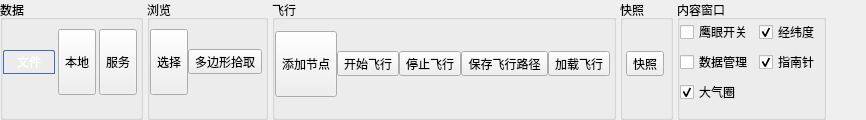
        <widget class="QWidget" name="mainpage">
         <attribute name="title">
          <string>主页</string>
         </attribute>
         <layout class="QHBoxLayout" name="horizontalLayout_3">
          <property name="spacing">
           <number>4</number>
          </property>
          <property name="leftMargin">
           <number>0</number>
          </property>
          <property name="topMargin">
           <number>0</number>
          </property>
          <property name="rightMargin">
           <number>0</number>
          </property>
          <property name="bottomMargin">
           <number>0</number>
          </property>
          <item>
           <widget class="QGroupBox" name="groupBox">
            <property name="sizePolicy">
             <sizepolicy hsizetype="Fixed" vsizetype="Preferred">
              <horstretch>0</horstretch>
              <verstretch>0</verstretch>
             </sizepolicy>
            </property>
            <property name="title">
             <string>数据</string>
            </property>
            <layout class="QHBoxLayout" name="horizontalLayout_5">
             <property name="spacing">
              <number>3</number>
             </property>
             <property name="leftMargin">
              <number>0</number>
             </property>
             <property name="topMargin">
              <number>0</number>
             </property>
             <property name="rightMargin">
              <number>3</number>
             </property>
             <property name="bottomMargin">
              <number>13</number>
             </property>
             <item>
              <widget class="QPushButton" name="menuFilePushButton">
               <property name="styleSheet">
                <string notr="true">#menuFilePushButton{
	min-width:50px;
	max-width:50px;
	min-height:22px;
	max-height:22px;
}
#menuFilePushButton{
	color:white;
	border: 1px solid #416ABD;
    border-top-left-radius: 2px;
    border-top-right-radius: 2px;
	background-color: qlineargradient(spread:pad, x1:0, y1:0, x2:0, y2:1, 
		stop:0 #467FBD, stop:0.5 #2A5FAC,stop:0.51 #1A4088, stop:1 #419ACF);
}
#menuFilePushButton::hover{
	background-color: qlineargradient(spread:pad, x1:0, y1:0, x2:0, y2:1, 
		stop:0 #7BB2EB, stop:0.5 #477ECD,stop:0.51 #114ECF, stop:1 #80E1FF);
}
#menuFilePushButton::pressed{
	background-color: qlineargradient(spread:pad, x1:0, y1:0, x2:0, y2:1, 
		stop:0 #467BBB, stop:0.5 #2F63AE,stop:0.51 #1C438A, stop:1 #358BC9);
}</string>
               </property>
               <property name="text">
                <string>文件</string>
               </property>
              </widget>
             </item>
             <item>
              <widget class="QToolButton" name="loadLocalDataToolButton">
               <property name="minimumSize">
                <size>
                 <width>32</width>
                 <height>66</height>
                </size>
               </property>
               <property name="styleSheet">
                <string notr="true"/>
               </property>
               <property name="text">
                <string>本地</string>
               </property>
               <property name="icon">
                <iconset>
                 <normalon>:/QMainWindow/Resources/icon/localData.png</normalon>
                </iconset>
               </property>
               <property name="iconSize">
                <size>
                 <width>32</width>
                 <height>32</height>
                </size>
               </property>
               <property name="toolButtonStyle">
                <enum>Qt::ToolButtonTextUnderIcon</enum>
               </property>
              </widget>
             </item>
             <item>
              <widget class="QToolButton" name="loadServerToolButton">
               <property name="minimumSize">
                <size>
                 <width>32</width>
                 <height>66</height>
                </size>
               </property>
               <property name="styleSheet">
                <string notr="true"/>
               </property>
               <property name="text">
                <string>服务</string>
               </property>
               <property name="icon">
                <iconset>
                 <normalon>:/QMainWindow/Resources/icon/Service.png</normalon>
                </iconset>
               </property>
               <property name="iconSize">
                <size>
                 <width>32</width>
                 <height>32</height>
                </size>
               </property>
               <property name="toolButtonStyle">
                <enum>Qt::ToolButtonTextUnderIcon</enum>
               </property>
              </widget>
             </item>
            </layout>
           </widget>
          </item>
          <item>
           <widget class="QGroupBox" name="groupBox_2">
            <property name="title">
             <string>浏览</string>
            </property>
            <layout class="QHBoxLayout" name="horizontalLayout_6">
             <property name="spacing">
              <number>0</number>
             </property>
             <property name="leftMargin">
              <number>0</number>
             </property>
             <property name="topMargin">
              <number>0</number>
             </property>
             <property name="rightMargin">
              <number>3</number>
             </property>
             <property name="bottomMargin">
              <number>13</number>
             </property>
             <item>
              <widget class="QToolButton" name="selectToolButton">
               <property name="minimumSize">
                <size>
                 <width>32</width>
                 <height>66</height>
                </size>
               </property>
               <property name="styleSheet">
                <string notr="true"/>
               </property>
               <property name="text">
                <string>选择</string>
               </property>
               <property name="icon">
                <iconset>
                 <normalon>:/QMainWindow/Resources/icon/Select.png</normalon>
                </iconset>
               </property>
               <property name="iconSize">
                <size>
                 <width>32</width>
                 <height>32</height>
                </size>
               </property>
               <property name="checkable">
                <bool>true</bool>
               </property>
               <property name="toolButtonStyle">
                <enum>Qt::ToolButtonTextUnderIcon</enum>
               </property>
              </widget>
             </item>
             <item>
              <widget class="QToolButton" name="polygonQueryToolButton">
               <property name="text">
                <string>多边形拾取</string>
               </property>
               <property name="icon">
                <iconset>
                 <normalon>:/QMainWindow/Resources/icon/PolygonQuery.png</normalon>
                </iconset>
               </property>
               <property name="iconSize">
                <size>
                 <width>32</width>
                 <height>32</height>
                </size>
               </property>
               <property name="toolButtonStyle">
                <enum>Qt::ToolButtonTextUnderIcon</enum>
               </property>
              </widget>
             </item>
            </layout>
           </widget>
          </item>
          <item>
           <widget class="QGroupBox" name="groupBox_3">
            <property name="title">
             <string>飞行</string>
            </property>
            <layout class="QHBoxLayout" name="horizontalLayout_7">
             <property name="spacing">
              <number>0</number>
             </property>
             <property name="leftMargin">
              <number>0</number>
             </property>
             <property name="topMargin">
              <number>0</number>
             </property>
             <property name="rightMargin">
              <number>3</number>
             </property>
             <property name="bottomMargin">
              <number>9</number>
             </property>
             <item>
              <widget class="QToolButton" name="addFlyPointToolButton">
               <property name="minimumSize">
                <size>
                 <width>32</width>
                 <height>66</height>
                </size>
               </property>
               <property name="text">
                <string>添加节点</string>
               </property>
               <property name="icon">
                <iconset>
                 <normalon>:/QMainWindow/Resources/icon/NewFlyNode.png</normalon>
                </iconset>
               </property>
               <property name="iconSize">
                <size>
                 <width>32</width>
                 <height>32</height>
                </size>
               </property>
               <property name="toolButtonStyle">
                <enum>Qt::ToolButtonTextUnderIcon</enum>
               </property>
              </widget>
             </item>
             <item>
              <widget class="QToolButton" name="startFlyToolButton">
               <property name="text">
                <string>开始飞行</string>
               </property>
               <property name="icon">
                <iconset>
                 <normalon>:/QMainWindow/Resources/icon/Flying.png</normalon>
                </iconset>
               </property>
               <property name="iconSize">
                <size>
                 <width>32</width>
                 <height>32</height>
                </size>
               </property>
               <property name="toolButtonStyle">
                <enum>Qt::ToolButtonTextUnderIcon</enum>
               </property>
              </widget>
             </item>
             <item>
              <widget class="QToolButton" name="stopFlyToolButton">
               <property name="text">
                <string>停止飞行</string>
               </property>
               <property name="icon">
                <iconset>
                 <normalon>:/QMainWindow/Resources/icon/stopfly.png</normalon>
                </iconset>
               </property>
               <property name="iconSize">
                <size>
                 <width>32</width>
                 <height>32</height>
                </size>
               </property>
               <property name="toolButtonStyle">
                <enum>Qt::ToolButtonTextUnderIcon</enum>
               </property>
              </widget>
             </item>
             <item>
              <widget class="QToolButton" name="saveFlyToolButton">
               <property name="text">
                <string>保存飞行路径</string>
               </property>
               <property name="icon">
                <iconset>
                 <normalon>:/QMainWindow/Resources/icon/savefly.png</normalon>
                </iconset>
               </property>
               <property name="iconSize">
                <size>
                 <width>32</width>
                 <height>32</height>
                </size>
               </property>
               <property name="toolButtonStyle">
                <enum>Qt::ToolButtonTextUnderIcon</enum>
               </property>
              </widget>
             </item>
             <item>
              <widget class="QToolButton" name="loadFlyToolButton">
               <property name="text">
                <string>加载飞行</string>
               </property>
               <property name="icon">
                <iconset>
                 <normalon>:/QMainWindow/Resources/icon/loadfly.png</normalon>
                </iconset>
               </property>
               <property name="iconSize">
                <size>
                 <width>32</width>
                 <height>32</height>
                </size>
               </property>
               <property name="toolButtonStyle">
                <enum>Qt::ToolButtonTextUnderIcon</enum>
               </property>
              </widget>
             </item>
            </layout>
           </widget>
          </item>
          <item>
           <widget class="QGroupBox" name="groupBox_6">
            <property name="title">
             <string>快照</string>
            </property>
            <layout class="QHBoxLayout" name="horizontalLayout_8">
             <property name="spacing">
              <number>0</number>
             </property>
             <property name="leftMargin">
              <number>0</number>
             </property>
             <property name="topMargin">
              <number>0</number>
             </property>
             <property name="rightMargin">
              <number>3</number>
             </property>
             <property name="bottomMargin">
              <number>9</number>
             </property>
             <item>
              <widget class="QToolButton" name="snapShootToolButton">
               <property name="text">
                <string>快照</string>
               </property>
               <property name="icon">
                <iconset>
                 <normalon>:/QMainWindow/Resources/icon/Snapshot.png</normalon>
                </iconset>
               </property>
               <property name="iconSize">
                <size>
                 <width>32</width>
                 <height>32</height>
                </size>
               </property>
               <property name="toolButtonStyle">
                <enum>Qt::ToolButtonTextUnderIcon</enum>
               </property>
              </widget>
             </item>
            </layout>
           </widget>
          </item>
          <item>
           <widget class="QGroupBox" name="groupBox_4">
            <property name="title">
             <string>内容窗口</string>
            </property>
            <layout class="QGridLayout" name="gridLayout_2">
             <property name="leftMargin">
              <number>0</number>
             </property>
             <property name="topMargin">
              <number>0</number>
             </property>
             <property name="rightMargin">
              <number>3</number>
             </property>
             <property name="bottomMargin">
              <number>13</number>
             </property>
             <item row="1" column="0">
              <widget class="QCheckBox" name="layerManageCheckBox">
               <property name="text">
                <string>数据管理</string>
               </property>
              </widget>
             </item>
             <item row="0" column="0">
              <widget class="QCheckBox" name="birdsEyecheckBox">
               <property name="text">
                <string>鹰眼开关</string>
               </property>
              </widget>
             </item>
             <item row="0" column="1">
              <widget class="QCheckBox" name="lonLatInfoCheckBox">
               <property name="text">
                <string>经纬度</string>
               </property>
               <property name="checked">
                <bool>true</bool>
               </property>
              </widget>
             </item>
             <item row="1" column="1">
              <widget class="QCheckBox" name="compassCheckBox">
               <property name="text">
                <string>指南针</string>
               </property>
               <property name="checked">
                <bool>true</bool>
               </property>
              </widget>
             </item>
             <item row="2" column="0">
              <widget class="QCheckBox" name="atmosphereCheckBox">
               <property name="text">
                <string>大气圈</string>
               </property>
               <property name="checked">
                <bool>true</bool>
               </property>
              </widget>
             </item>
            </layout>
           </widget>
          </item>
          <item>
           <spacer name="horizontalSpacer">
            <property name="orientation">
             <enum>Qt::Horizontal</enum>
            </property>
            <property name="sizeHint" stdset="0">
             <size>
              <width>40</width>
              <height>20</height>
             </size>
            </property>
           </spacer>
          </item>
         </layout>
        </widget>
